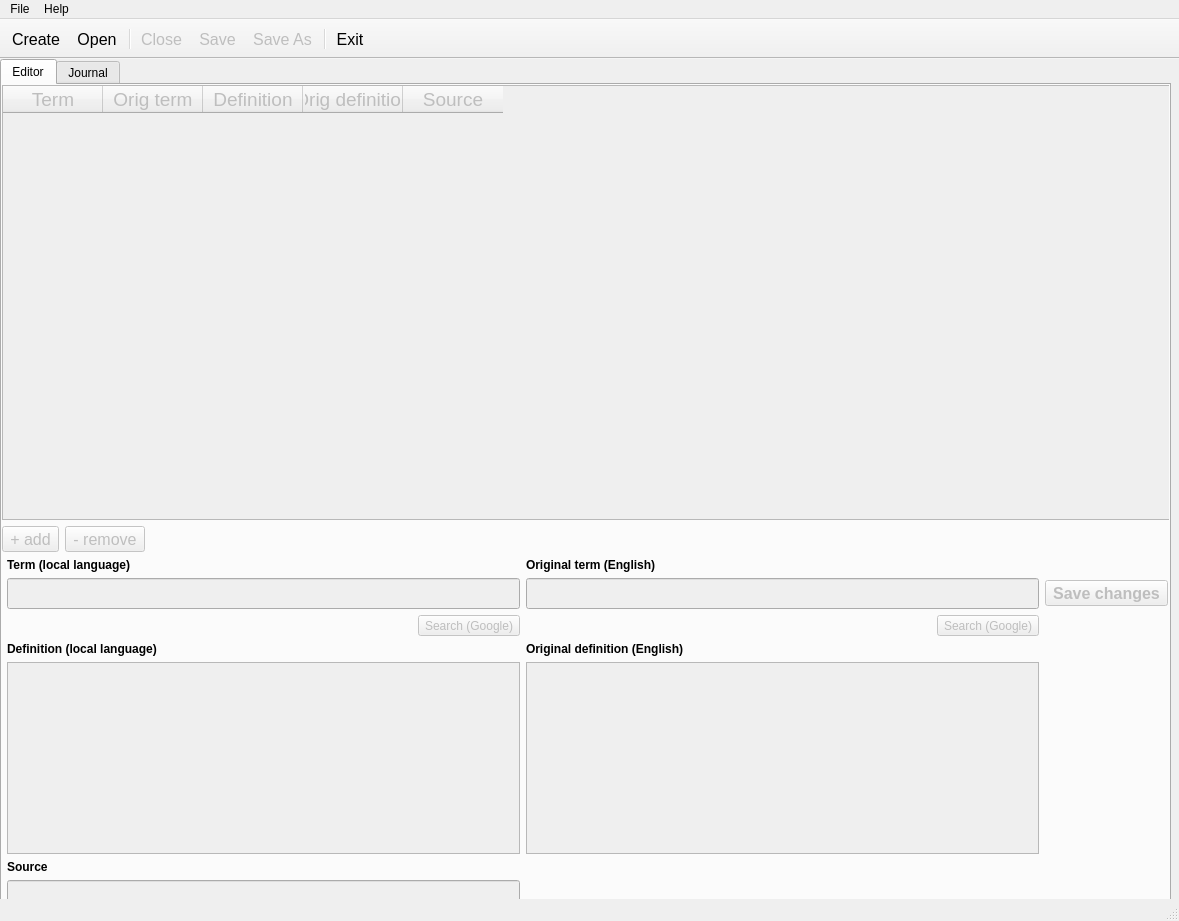
<?xml version="1.0" encoding="UTF-8"?>
<ui version="4.0">
 <class>JsonLinesEditor</class>
 <widget class="QMainWindow" name="JsonLinesEditor">
  <property name="geometry">
   <rect>
    <x>0</x>
    <y>0</y>
    <width>1179</width>
    <height>921</height>
   </rect>
  </property>
  <property name="windowTitle">
   <string>JsonLintEditor</string>
  </property>
  <widget class="QWidget" name="centralwidget">
   <property name="sizePolicy">
    <sizepolicy hsizetype="Expanding" vsizetype="Expanding">
     <horstretch>0</horstretch>
     <verstretch>0</verstretch>
    </sizepolicy>
   </property>
   <widget class="QWidget" name="verticalLayoutWidget_2">
    <property name="geometry">
     <rect>
      <x>0</x>
      <y>0</y>
      <width>1171</width>
      <height>871</height>
     </rect>
    </property>
    <layout class="QVBoxLayout" name="verticalMainLayout" stretch="0">
     <property name="sizeConstraint">
      <enum>QLayout::SetMaximumSize</enum>
     </property>
     <item>
      <widget class="QTabWidget" name="tabsMainWidget">
       <property name="sizePolicy">
        <sizepolicy hsizetype="Expanding" vsizetype="Expanding">
         <horstretch>0</horstretch>
         <verstretch>0</verstretch>
        </sizepolicy>
       </property>
       <property name="currentIndex">
        <number>0</number>
       </property>
       <widget class="QWidget" name="tabEditor">
        <property name="sizePolicy">
         <sizepolicy hsizetype="Expanding" vsizetype="Expanding">
          <horstretch>0</horstretch>
          <verstretch>0</verstretch>
         </sizepolicy>
        </property>
        <attribute name="title">
         <string>Editor</string>
        </attribute>
        <widget class="QWidget" name="verticalLayoutWidget">
         <property name="geometry">
          <rect>
           <x>0</x>
           <y>0</y>
           <width>1171</width>
           <height>841</height>
          </rect>
         </property>
         <layout class="QVBoxLayout" name="verticaEditorlLayout" stretch="1,0,0">
          <property name="sizeConstraint">
           <enum>QLayout::SetMaximumSize</enum>
          </property>
          <item>
           <widget class="QTableWidget" name="tableWidgetFile">
            <property name="enabled">
             <bool>false</bool>
            </property>
            <property name="minimumSize">
             <size>
              <width>800</width>
              <height>250</height>
             </size>
            </property>
            <property name="baseSize">
             <size>
              <width>0</width>
              <height>0</height>
             </size>
            </property>
            <property name="font">
             <font>
              <pointsize>14</pointsize>
             </font>
            </property>
            <property name="editTriggers">
             <set>QAbstractItemView::NoEditTriggers</set>
            </property>
            <property name="selectionMode">
             <enum>QAbstractItemView::SingleSelection</enum>
            </property>
            <property name="selectionBehavior">
             <enum>QAbstractItemView::SelectRows</enum>
            </property>
            <column>
             <property name="text">
              <string>Term</string>
             </property>
            </column>
            <column>
             <property name="text">
              <string>Orig term</string>
             </property>
            </column>
            <column>
             <property name="text">
              <string>Definition</string>
             </property>
            </column>
            <column>
             <property name="text">
              <string>Orig definition</string>
             </property>
            </column>
            <column>
             <property name="text">
              <string>Source</string>
             </property>
            </column>
           </widget>
          </item>
          <item>
           <layout class="QHBoxLayout" name="horizontalLayout_4" stretch="0,0,0">
            <item>
             <widget class="QToolButton" name="toolButton_AddRow">
              <property name="enabled">
               <bool>false</bool>
              </property>
              <property name="font">
               <font>
                <pointsize>12</pointsize>
               </font>
              </property>
              <property name="text">
               <string>+ add</string>
              </property>
             </widget>
            </item>
            <item>
             <widget class="QToolButton" name="toolButton_RemoveRow">
              <property name="enabled">
               <bool>false</bool>
              </property>
              <property name="font">
               <font>
                <pointsize>12</pointsize>
               </font>
              </property>
              <property name="text">
               <string>- remove</string>
              </property>
             </widget>
            </item>
            <item>
             <spacer name="horizontalSpacer_4">
              <property name="orientation">
               <enum>Qt::Horizontal</enum>
              </property>
              <property name="sizeHint" stdset="0">
               <size>
                <width>40</width>
                <height>20</height>
               </size>
              </property>
             </spacer>
            </item>
           </layout>
          </item>
          <item>
           <layout class="QGridLayout" name="gridLayout_3">
            <property name="sizeConstraint">
             <enum>QLayout::SetMaximumSize</enum>
            </property>
            <property name="leftMargin">
             <number>5</number>
            </property>
            <property name="rightMargin">
             <number>5</number>
            </property>
            <property name="bottomMargin">
             <number>5</number>
            </property>
            <item row="6" column="1">
             <widget class="QLabel" name="label_Definition_Orig">
              <property name="sizePolicy">
               <sizepolicy hsizetype="Preferred" vsizetype="Fixed">
                <horstretch>0</horstretch>
                <verstretch>0</verstretch>
               </sizepolicy>
              </property>
              <property name="font">
               <font>
                <weight>75</weight>
                <bold>true</bold>
               </font>
              </property>
              <property name="text">
               <string>Original definition (English)</string>
              </property>
             </widget>
            </item>
            <item row="1" column="1">
             <widget class="QLineEdit" name="lineEditTermOrig">
              <property name="enabled">
               <bool>false</bool>
              </property>
              <property name="font">
               <font>
                <pointsize>14</pointsize>
               </font>
              </property>
             </widget>
            </item>
            <item row="9" column="1">
             <layout class="QHBoxLayout" name="horizontalLayout_5">
              <item>
               <spacer name="horizontalSpacer_3">
                <property name="orientation">
                 <enum>Qt::Horizontal</enum>
                </property>
                <property name="sizeHint" stdset="0">
                 <size>
                  <width>40</width>
                  <height>20</height>
                 </size>
                </property>
               </spacer>
              </item>
             </layout>
            </item>
            <item row="10" column="0">
             <spacer name="verticalSpacer_2">
              <property name="orientation">
               <enum>Qt::Vertical</enum>
              </property>
              <property name="sizeType">
               <enum>QSizePolicy::Fixed</enum>
              </property>
              <property name="sizeHint" stdset="0">
               <size>
                <width>20</width>
                <height>10</height>
               </size>
              </property>
             </spacer>
            </item>
            <item row="4" column="0">
             <layout class="QHBoxLayout" name="horizontalLayout">
              <property name="sizeConstraint">
               <enum>QLayout::SetMinimumSize</enum>
              </property>
              <item>
               <spacer name="horizontalSpacer">
                <property name="orientation">
                 <enum>Qt::Horizontal</enum>
                </property>
                <property name="sizeHint" stdset="0">
                 <size>
                  <width>40</width>
                  <height>10</height>
                 </size>
                </property>
               </spacer>
              </item>
              <item>
               <widget class="QToolButton" name="toolButton_TermSearchGoogle">
                <property name="enabled">
                 <bool>false</bool>
                </property>
                <property name="text">
                 <string>Search (Google)</string>
                </property>
               </widget>
              </item>
             </layout>
            </item>
            <item row="0" column="0">
             <widget class="QLabel" name="label_Term">
              <property name="sizePolicy">
               <sizepolicy hsizetype="Preferred" vsizetype="Fixed">
                <horstretch>0</horstretch>
                <verstretch>0</verstretch>
               </sizepolicy>
              </property>
              <property name="font">
               <font>
                <weight>75</weight>
                <bold>true</bold>
               </font>
              </property>
              <property name="text">
               <string>Term (local language)</string>
              </property>
             </widget>
            </item>
            <item row="7" column="0">
             <widget class="QPlainTextEdit" name="plainTextDefinition">
              <property name="enabled">
               <bool>false</bool>
              </property>
              <property name="sizePolicy">
               <sizepolicy hsizetype="Expanding" vsizetype="Minimum">
                <horstretch>0</horstretch>
                <verstretch>0</verstretch>
               </sizepolicy>
              </property>
              <property name="minimumSize">
               <size>
                <width>0</width>
                <height>100</height>
               </size>
              </property>
              <property name="maximumSize">
               <size>
                <width>16777215</width>
                <height>300</height>
               </size>
              </property>
              <property name="font">
               <font>
                <pointsize>14</pointsize>
               </font>
              </property>
             </widget>
            </item>
            <item row="8" column="0">
             <widget class="QLabel" name="label_Source">
              <property name="sizePolicy">
               <sizepolicy hsizetype="Preferred" vsizetype="Fixed">
                <horstretch>0</horstretch>
                <verstretch>0</verstretch>
               </sizepolicy>
              </property>
              <property name="font">
               <font>
                <weight>75</weight>
                <bold>true</bold>
               </font>
              </property>
              <property name="text">
               <string>Source</string>
              </property>
             </widget>
            </item>
            <item row="0" column="1">
             <widget class="QLabel" name="label_Term_Orig">
              <property name="sizePolicy">
               <sizepolicy hsizetype="Preferred" vsizetype="Fixed">
                <horstretch>0</horstretch>
                <verstretch>0</verstretch>
               </sizepolicy>
              </property>
              <property name="font">
               <font>
                <weight>75</weight>
                <bold>true</bold>
               </font>
              </property>
              <property name="text">
               <string>Original term (English)</string>
              </property>
             </widget>
            </item>
            <item row="6" column="0">
             <widget class="QLabel" name="label_Definition">
              <property name="sizePolicy">
               <sizepolicy hsizetype="Preferred" vsizetype="Fixed">
                <horstretch>0</horstretch>
                <verstretch>0</verstretch>
               </sizepolicy>
              </property>
              <property name="font">
               <font>
                <weight>75</weight>
                <bold>true</bold>
               </font>
              </property>
              <property name="text">
               <string>Definition (local language)</string>
              </property>
             </widget>
            </item>
            <item row="1" column="0">
             <widget class="QLineEdit" name="lineEditTerm">
              <property name="enabled">
               <bool>false</bool>
              </property>
              <property name="font">
               <font>
                <pointsize>14</pointsize>
               </font>
              </property>
             </widget>
            </item>
            <item row="4" column="1">
             <layout class="QHBoxLayout" name="horizontalLayout_2">
              <property name="sizeConstraint">
               <enum>QLayout::SetMinimumSize</enum>
              </property>
              <item>
               <spacer name="horizontalSpacer_2">
                <property name="orientation">
                 <enum>Qt::Horizontal</enum>
                </property>
                <property name="sizeHint" stdset="0">
                 <size>
                  <width>40</width>
                  <height>10</height>
                 </size>
                </property>
               </spacer>
              </item>
              <item>
               <widget class="QToolButton" name="toolButton_TermOrigSearchGooglech">
                <property name="enabled">
                 <bool>false</bool>
                </property>
                <property name="text">
                 <string>Search (Google)</string>
                </property>
               </widget>
              </item>
             </layout>
            </item>
            <item row="7" column="1">
             <widget class="QPlainTextEdit" name="plainTextEditDefinitionOrig">
              <property name="enabled">
               <bool>false</bool>
              </property>
              <property name="sizePolicy">
               <sizepolicy hsizetype="Expanding" vsizetype="Minimum">
                <horstretch>0</horstretch>
                <verstretch>0</verstretch>
               </sizepolicy>
              </property>
              <property name="minimumSize">
               <size>
                <width>0</width>
                <height>100</height>
               </size>
              </property>
              <property name="maximumSize">
               <size>
                <width>16777215</width>
                <height>300</height>
               </size>
              </property>
              <property name="font">
               <font>
                <pointsize>14</pointsize>
               </font>
              </property>
             </widget>
            </item>
            <item row="9" column="0">
             <widget class="QLineEdit" name="lineEditSource">
              <property name="enabled">
               <bool>false</bool>
              </property>
              <property name="font">
               <font>
                <pointsize>14</pointsize>
               </font>
              </property>
             </widget>
            </item>
            <item row="1" column="2">
             <widget class="QToolButton" name="toolButtonSaveItem">
              <property name="enabled">
               <bool>false</bool>
              </property>
              <property name="font">
               <font>
                <pointsize>12</pointsize>
                <weight>75</weight>
                <bold>true</bold>
               </font>
              </property>
              <property name="text">
               <string>Save changes</string>
              </property>
             </widget>
            </item>
           </layout>
          </item>
         </layout>
        </widget>
       </widget>
       <widget class="QWidget" name="tabJournal">
        <attribute name="title">
         <string>Journal</string>
        </attribute>
        <widget class="QWidget" name="verticalLayoutWidget_3">
         <property name="geometry">
          <rect>
           <x>0</x>
           <y>0</y>
           <width>1161</width>
           <height>831</height>
          </rect>
         </property>
         <layout class="QVBoxLayout" name="verticalLayoutJournal">
          <property name="sizeConstraint">
           <enum>QLayout::SetMaximumSize</enum>
          </property>
          <item>
           <widget class="QPlainTextEdit" name="plainTextJournal">
            <property name="lineWrapMode">
             <enum>QPlainTextEdit::NoWrap</enum>
            </property>
            <property name="readOnly">
             <bool>true</bool>
            </property>
           </widget>
          </item>
         </layout>
        </widget>
       </widget>
      </widget>
     </item>
    </layout>
   </widget>
  </widget>
  <widget class="QStatusBar" name="statusbar"/>
  <widget class="QMenuBar" name="menubar">
   <property name="geometry">
    <rect>
     <x>0</x>
     <y>0</y>
     <width>1179</width>
     <height>22</height>
    </rect>
   </property>
   <widget class="QMenu" name="menuHelp">
    <property name="title">
     <string>Help</string>
    </property>
    <addaction name="actionAbout"/>
   </widget>
   <widget class="QMenu" name="menuFile">
    <property name="title">
     <string>File</string>
    </property>
    <addaction name="actionCreate"/>
    <addaction name="actionOpen"/>
    <addaction name="actionCloseFile"/>
    <addaction name="actionSave"/>
    <addaction name="actionSaveAs"/>
    <addaction name="actionClearCache"/>
    <addaction name="separator"/>
    <addaction name="actionExit"/>
   </widget>
   <addaction name="menuFile"/>
   <addaction name="menuHelp"/>
  </widget>
  <widget class="QToolBar" name="toolBar">
   <property name="sizePolicy">
    <sizepolicy hsizetype="Expanding" vsizetype="Fixed">
     <horstretch>0</horstretch>
     <verstretch>0</verstretch>
    </sizepolicy>
   </property>
   <property name="minimumSize">
    <size>
     <width>0</width>
     <height>40</height>
    </size>
   </property>
   <property name="baseSize">
    <size>
     <width>0</width>
     <height>0</height>
    </size>
   </property>
   <property name="font">
    <font>
     <pointsize>12</pointsize>
    </font>
   </property>
   <property name="windowTitle">
    <string>toolBar</string>
   </property>
   <property name="movable">
    <bool>false</bool>
   </property>
   <property name="toolButtonStyle">
    <enum>Qt::ToolButtonIconOnly</enum>
   </property>
   <property name="floatable">
    <bool>true</bool>
   </property>
   <attribute name="toolBarArea">
    <enum>TopToolBarArea</enum>
   </attribute>
   <attribute name="toolBarBreak">
    <bool>false</bool>
   </attribute>
   <addaction name="actionCreate"/>
   <addaction name="actionOpen"/>
   <addaction name="separator"/>
   <addaction name="actionCloseFile"/>
   <addaction name="actionSave"/>
   <addaction name="actionSaveAs"/>
   <addaction name="separator"/>
   <addaction name="actionExit"/>
  </widget>
  <action name="actionOpen">
   <property name="text">
    <string>Open</string>
   </property>
  </action>
  <action name="actionSaveAs">
   <property name="enabled">
    <bool>false</bool>
   </property>
   <property name="text">
    <string>Save As</string>
   </property>
  </action>
  <action name="actionExit">
   <property name="text">
    <string>Exit</string>
   </property>
  </action>
  <action name="actionAbout">
   <property name="text">
    <string>About</string>
   </property>
  </action>
  <action name="actionClearCache">
   <property name="text">
    <string>Clear cache and Exit</string>
   </property>
  </action>
  <action name="actionSave">
   <property name="enabled">
    <bool>false</bool>
   </property>
   <property name="text">
    <string>Save</string>
   </property>
  </action>
  <action name="actionCloseFile">
   <property name="enabled">
    <bool>false</bool>
   </property>
   <property name="text">
    <string>Close</string>
   </property>
  </action>
  <action name="actionCreate">
   <property name="text">
    <string>Create</string>
   </property>
  </action>
 </widget>
 <resources/>
 <connections/>
</ui>
